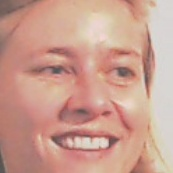
//> input picture SmileRecognitionDemo/SmileRecognitionDemo/smile.jpg, 173 x 173 px
$ ./main   (built with g++ and OpenCV 4)
//> lines starting //> are read from the running program, lines starting //| are printed output that depends on the picture
### SmileRecognitionDemo/SmileRecognitionDemo/SmileRecognizer.h
/**
* Created by Yu-Ci Huang <j810326@gmail.com> on 2016/2/21.
* Copyright(c) 2015 imLab. All rights reserved.
*
*/

#include "opencv2/core.hpp"
#include "opencv2/objdetect.hpp"
#include "svm.h"

class SmileRecognizer {
public:
	/**
	* Constructor that initialize featureDescriptor and recognitionModel.
	*
	*/
	SmileRecognizer();

	~SmileRecognizer();

	/**
	* Return recognition value of the smile expression of the input face image.
	* To ensure the result is correct, the faceImage must be cropped that it only contain a face.
	* The return value is depended on the model.
	* For classification model, it return 1.0 for smile and -1.0 for nonsmile.
	* For regression model, it return the confidence value in [0, 1], 1 is the strongest.
	*
	* @param faceImage	a OpenCV Mat object for the face image.
	* @return recognition value.
	*
	*/
	double Recognize(const cv::Mat faceImage);

private:
	// SmileRecognizer constants

	// Recognition image size
	const int IMAGE_WIDTH = 100;
	const int IMAGE_HEIGHT = 100;

	const int FEATURE_DIMENSION = 5184;

	// HOG parameter
	const int HOG_WINDOW_WIDTH = 30;
	const int HOG_WINDOW_HEIGHT = 30;
	const int HOG_BLOCK_WIDTH = 30;
	const int HOG_BLOCK_HEIGHT = 30;
	const int HOG_BLOCKSTRIDE_WIDTH = 9;
	const int HOG_BLOCKSTRIDE_HEIGHT = 9;
	const int HOG_CELL_WIDTH = 10;
	const int HOG_CELL_HEIGHT = 10;
	const int HOG_NUMBER_OF_BINS = 9;

	// LIBSVM model file
	const char *MODEL_FILENAME = "linear.model";

	// SmileRecognizer private member
	cv::HOGDescriptor *featureDescriptor;
	struct svm_model *recognitionModel;
};

### SmileRecognitionDemo/SmileRecognitionDemo/svm.cpp
#include <math.h>
#include <stdio.h>
#include <stdlib.h>
#include <ctype.h>
#include <float.h>
#include <string.h>
#include <stdarg.h>
#include <limits.h>
#include <locale.h>
#include "svm.h"
int libsvm_version = LIBSVM_VERSION;
typedef float Qfloat;
typedef signed char schar;
#ifndef min
template <class T> static inline T min(T x,T y) { return (x<y)?x:y; }
#endif
#ifndef max
template <class T> static inline T max(T x,T y) { return (x>y)?x:y; }
#endif
template <class T> static inline void swap(T& x, T& y) { T t=x; x=y; y=t; }
// [16 lines left out: functions clone, powi, not called in this run]
#define INF HUGE_VAL
#define TAU 1e-12
#define Malloc(type,n) (type *)malloc((n)*sizeof(type))
#define strdup _strdup

// [5 lines left out: function print_string_stdout, not called in this run]
static void (*svm_print_string) (const char *) = &print_string_stdout;
#if 1
// [9 lines left out: function info, not called in this run]
#else
static void info(const char *fmt,...) {}
#endif

//
// Kernel Cache
//
// l is the number of total data items
// size is the cache size limit in bytes
//
class Cache
{
public:
	Cache(int l,long int size);
	~Cache();

	// request data [0,len)
	// return some position p where [p,len) need to be filled
	// (p >= len if nothing needs to be filled)
	int get_data(const int index, Qfloat **data, int len);
	void swap_index(int i, int j);
private:
	int l;
	long int size;
	struct head_t
	{
		head_t *prev, *next;	// a circular list
		Qfloat *data;
		int len;		// data[0,len) is cached in this entry
	};

	head_t *head;
	head_t lru_head;
	void lru_delete(head_t *h);
	void lru_insert(head_t *h);
};

// [8 lines left out: function Cache, not called in this run]

Cache::~Cache()
{
	for(head_t *h = lru_head.next; h != &lru_head; h=h->next)
		free(h->data);
	free(head);
}

// [76 lines left out: functions lru_delete, lru_insert, get_data, swap_index, not called in this run]

//
// Kernel evaluation
//
// the static method k_function is for doing single kernel evaluation
// the constructor of Kernel prepares to calculate the l*l kernel matrix
// the member function get_Q is for getting one column from the Q Matrix
//
class QMatrix {
public:
	virtual Qfloat *get_Q(int column, int len) const = 0;
	virtual double *get_QD() const = 0;
	virtual void swap_index(int i, int j) const = 0;
	virtual ~QMatrix() {}
};

class Kernel: public QMatrix {
public:
	Kernel(int l, svm_node * const * x, const svm_parameter& param);
	virtual ~Kernel();

	static double k_function(const svm_node *x, const svm_node *y,
				 const svm_parameter& param);
	virtual Qfloat *get_Q(int column, int len) const = 0;
	virtual double *get_QD() const = 0;
	// [5 lines left out: function swap_index, not called in this run]
protected:

	double (Kernel::*kernel_function)(int i, int j) const;

private:
	const svm_node **x;
	double *x_square;

	// svm_parameter
	const int kernel_type;
	const int degree;
	const double gamma;
	const double coef0;

	static double dot(const svm_node *px, const svm_node *py);
	// [20 lines left out: functions kernel_linear, kernel_poly, kernel_rbf, kernel_sigmoid, kernel_precomputed, not called in this run]
};

// [34 lines left out: function Kernel, not called in this run]

Kernel::~Kernel()
{
	delete[] x;
	delete[] x_square;
}

// [80 lines left out: functions dot, k_function, not called in this run]

// An SMO algorithm in Fan et al., JMLR 6(2005), p. 1889--1918
// Solves:
//
//	min 0.5(\alpha^T Q \alpha) + p^T \alpha
//
//		y^T \alpha = \delta
//		y_i = +1 or -1
//		0 <= alpha_i <= Cp for y_i = 1
//		0 <= alpha_i <= Cn for y_i = -1
//
// Given:
//
//	Q, p, y, Cp, Cn, and an initial feasible point \alpha
//	l is the size of vectors and matrices
//	eps is the stopping tolerance
//
// solution will be put in \alpha, objective value will be put in obj
//
class Solver {
public:
	Solver() {};
	virtual ~Solver() {};

	struct SolutionInfo {
		double obj;
		double rho;
		double upper_bound_p;
		double upper_bound_n;
		double r;	// for Solver_NU
	};

	void Solve(int l, const QMatrix& Q, const double *p_, const schar *y_,
		   double *alpha_, double Cp, double Cn, double eps,
		   SolutionInfo* si, int shrinking);
protected:
	int active_size;
	schar *y;
	double *G;		// gradient of objective function
	enum { LOWER_BOUND, UPPER_BOUND, FREE };
	char *alpha_status;	// LOWER_BOUND, UPPER_BOUND, FREE
	double *alpha;
	const QMatrix *Q;
	const double *QD;
	double eps;
	double Cp,Cn;
	double *p;
	int *active_set;
	double *G_bar;		// gradient, if we treat free variables as 0
	int l;
	bool unshrink;	// XXX

	// [12 lines left out: functions get_C, update_alpha_status, not called in this run]
	bool is_upper_bound(int i) { return alpha_status[i] == UPPER_BOUND; }
	bool is_lower_bound(int i) { return alpha_status[i] == LOWER_BOUND; }
	bool is_free(int i) { return alpha_status[i] == FREE; }
	void swap_index(int i, int j);
	void reconstruct_gradient();
	virtual int select_working_set(int &i, int &j);
	virtual double calculate_rho();
	virtual void do_shrinking();
private:
	bool be_shrunk(int i, double Gmax1, double Gmax2);
};

// [553 lines left out: functions swap_index, reconstruct_gradient, Solve, select_working_set, be_shrunk, do_shrinking and 1 more, not called in this run]

//
// Solver for nu-svm classification and regression
//
// additional constraint: e^T \alpha = constant
//
class Solver_NU: public Solver
{
public:
	Solver_NU() {}
	// [7 lines left out: function Solve, not called in this run]
private:
	SolutionInfo *si;
	int select_working_set(int &i, int &j);
	double calculate_rho();
	bool be_shrunk(int i, double Gmax1, double Gmax2, double Gmax3, double Gmax4);
	void do_shrinking();
};

// return 1 if already optimal, return 0 otherwise
// [233 lines left out: functions select_working_set, be_shrunk, do_shrinking, calculate_rho, not called in this run]

//
// Q matrices for various formulations
//
class SVC_Q: public Kernel
{
public:
	// [34 lines left out: functions SVC_Q, get_Q, get_QD, swap_index, not called in this run]

	~SVC_Q()
	{
		delete[] y;
		delete cache;
		delete[] QD;
	}
private:
	schar *y;
	Cache *cache;
	double *QD;
};

class ONE_CLASS_Q: public Kernel
{
public:
	// [32 lines left out: functions ONE_CLASS_Q, get_Q, get_QD, swap_index, not called in this run]

	~ONE_CLASS_Q()
	{
		delete cache;
		delete[] QD;
	}
private:
	Cache *cache;
	double *QD;
};

class SVR_Q: public Kernel
{
public:
	// [52 lines left out: functions SVR_Q, swap_index, get_Q, get_QD, not called in this run]

	~SVR_Q()
	{
		delete cache;
		delete[] sign;
		delete[] index;
		delete[] buffer[0];
		delete[] buffer[1];
		delete[] QD;
	}
private:
	int l;
	Cache *cache;
	schar *sign;
	int *index;
	mutable int next_buffer;
	Qfloat *buffer[2];
	double *QD;
};

//
// construct and solve various formulations
//
// [197 lines left out: functions solve_c_svc, solve_nu_svc, solve_one_class, solve_epsilon_svr, solve_nu_svr, not called in this run]

//
// decision_function
//
struct decision_function
{
	double *alpha;
	double rho;
};

// [929 lines left out: functions svm_train_one, sigmoid_train, sigmoid_predict, multiclass_probability, svm_binary_svc_probability, svm_svr_probability and 10 more, not called in this run]

double svm_predict(const svm_model *model, const svm_node *x)
{
	int nr_class = model->nr_class;
	double *dec_values;
	if(model->param.svm_type == ONE_CLASS ||
	   model->param.svm_type == EPSILON_SVR ||
	   model->param.svm_type == NU_SVR)
		dec_values = Malloc(double, 1);
	else
		dec_values = Malloc(double, nr_class*(nr_class-1)/2);
	double pred_result = svm_predict_values(model, x, dec_values);
	free(dec_values);
	return pred_result;
}

// [38 lines left out: function svm_predict_probability, not called in this run]

static const char *svm_type_table[] =
{
	"c_svc","nu_svc","one_class","epsilon_svr","nu_svr",NULL
};

static const char *kernel_type_table[]=
{
	"linear","polynomial","rbf","sigmoid","precomputed",NULL
};

// [96 lines left out: function svm_save_model, not called in this run]

static char *line = NULL;
static int max_line_len;

// [17 lines left out: function readline, not called in this run]

//
// FSCANF helps to handle fscanf failures.
// Its do-while block avoids the ambiguity when
// if (...)
//    FSCANF();
// is used
//
#define FSCANF(_stream, _format, _var) do{ if (fscanf(_stream, _format, _var) != 1) return false; }while(0)
// [108 lines left out: function read_model_header, not called in this run]

svm_model *svm_load_model(const char *model_file_name)
{
	FILE *fp = fopen(model_file_name,"rb");
	if(fp==NULL) return NULL;

	char *old_locale = setlocale(LC_ALL, NULL);
	if (old_locale) {
		old_locale = strdup(old_locale);
	}
	setlocale(LC_ALL, "C");

	// read parameters

	svm_model *model = Malloc(svm_model,1);
	model->rho = NULL;
	model->probA = NULL;
	model->probB = NULL;
	model->sv_indices = NULL;
	model->label = NULL;
	model->nSV = NULL;

	// read header
	if (!read_model_header(fp, model))
	{
		fprintf(stderr, "ERROR: fscanf failed to read model\n");
		setlocale(LC_ALL, old_locale);
		free(old_locale);
		free(model->rho);
		free(model->label);
		free(model->nSV);
		free(model);
		return NULL;
	}

	// read sv_coef and SV

	int elements = 0;
	long pos = ftell(fp);

	max_line_len = 1024;
	line = Malloc(char,max_line_len);
	char *p,*endptr,*idx,*val;

	while(readline(fp)!=NULL)
	{
		p = strtok(line,":");
		while(1)
		{
			p = strtok(NULL,":");
			if(p == NULL)
				break;
			++elements;
		}
	}
	elements += model->l;

	fseek(fp,pos,SEEK_SET);

	int m = model->nr_class - 1;
	int l = model->l;
	model->sv_coef = Malloc(double *,m);
	int i;
	for(i=0;i<m;i++)
		model->sv_coef[i] = Malloc(double,l);
	model->SV = Malloc(svm_node*,l);
	svm_node *x_space = NULL;
	if(l>0) x_space = Malloc(svm_node,elements);

	int j=0;
	for(i=0;i<l;i++)
	{
		readline(fp);
		model->SV[i] = &x_space[j];

		p = strtok(line, " \t");
		model->sv_coef[0][i] = strtod(p,&endptr);
		for(int k=1;k<m;k++)
		{
			p = strtok(NULL, " \t");
			model->sv_coef[k][i] = strtod(p,&endptr);
		}

		while(1)
		{
			idx = strtok(NULL, ":");
			val = strtok(NULL, " \t");

			if(val == NULL)
				break;
			x_space[j].index = (int) strtol(idx,&endptr,10);
			x_space[j].value = strtod(val,&endptr);

			++j;
		}
		x_space[j++].index = -1;
	}
	free(line);

	setlocale(LC_ALL, old_locale);
	free(old_locale);

	if (ferror(fp) != 0 || fclose(fp) != 0)
		return NULL;

	model->free_sv = 1;	// XXX
	return model;
}

// [187 lines left out: functions svm_free_model_content, svm_free_and_destroy_model, svm_destroy_param, svm_check_parameter, svm_check_probability_model, svm_set_print_string_function, not called in this run]

### SmileRecognitionDemo/SmileRecognitionDemo/SmileRecognizer.cpp
/**
* Created by Yu-Ci Huang <j810326@gmail.com> on 2016/2/21.
* Copyright(c) 2015 imLab. All rights reserved.
*
*/

#include "SmileRecognizer.h"

#include <iostream>
#include <vector>
#include "opencv2/imgproc.hpp"

SmileRecognizer::SmileRecognizer()
{
	// initialize HOG feature descirptor
	featureDescriptor = new cv::HOGDescriptor(cv::Size(HOG_WINDOW_WIDTH, HOG_WINDOW_HEIGHT),
												cv::Size(HOG_BLOCK_WIDTH, HOG_BLOCK_HEIGHT),
												cv::Size(HOG_BLOCKSTRIDE_WIDTH, HOG_BLOCKSTRIDE_HEIGHT),
												cv::Size(HOG_CELL_WIDTH, HOG_CELL_HEIGHT), HOG_NUMBER_OF_BINS);

	// initialize SVM recognition model
	recognitionModel = svm_load_model(MODEL_FILENAME);

	if (!recognitionModel)
		std::cerr << "Cannot Read Model File";
}

SmileRecognizer::~SmileRecognizer()
{
	delete featureDescriptor;
	delete recognitionModel;
}

double SmileRecognizer::Recognize(const cv::Mat faceImage) {
	// if image is empty return false
	if (faceImage.empty()) {
		return -1;
	}

	// preprocess input image
	cv::Mat recognitionImage;
	cv::cvtColor(faceImage, recognitionImage, CV_BGR2GRAY);
	cv::resize(recognitionImage, recognitionImage, cv::Size(IMAGE_WIDTH, IMAGE_HEIGHT));

	// extract features
	std::vector<float> descriptorValue;
	featureDescriptor->compute(recognitionImage, descriptorValue);

	// copy the descriptor value to LIBSVM structure
	struct svm_node *svmNode = new svm_node[FEATURE_DIMENSION];
	for (int i = 0; i < FEATURE_DIMENSION; ++i) {
		svmNode[i].value = descriptorValue[i];
		svmNode[i].index = i;
	}

	// do recognition
	double reconitionValue = svm_predict(recognitionModel, svmNode);

	// release memory
	recognitionImage.release();
	descriptorValue.clear();
	delete svmNode;

	return reconitionValue;
}

### SmileRecognitionDemo/SmileRecognitionDemo/main.cpp
/**
* Created by Yu-Ci Huang <j810326@gmail.com> on 2016/2/21.
* Copyright(c) 2015 imLab. All rights reserved.
*
*/

#include "SmileRecognizer.h"
#include <iostream>
#include "opencv2/highgui.hpp"
#include "opencv2/core.hpp"

int main() {
	// read test images
	cv::Mat testImage[2];
	testImage[0] = cv::imread("smile.jpg");
//> testImage[0] is the input picture: 173 rows x 173 cols, CV_8UC3; mean B, G, R 143.8, 158.2, 202.6
	testImage[1] = cv::imread("nonsmile.jpg");
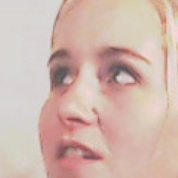
//> input picture SmileRecognitionDemo/SmileRecognitionDemo/nonsmile.jpg, 178 x 178 px
//> testImage[1] is the input picture: 178 rows x 178 cols, CV_8UC3; mean B, G, R 173.9, 183.6, 208.9

	// print out result
	SmileRecognizer smileRecognizer;
	std::cout << smileRecognizer.Recognize(testImage[0]) << std::endl;
//> in Recognize, `cv::cvtColor(faceImage, recognitionImage, CV_BGR2GRAY);`:
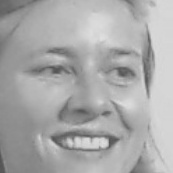
//> recognitionImage: 173 rows x 173 cols, CV_8UC1; min 82, max 224, mean 169.8
//> in Recognize, `featureDescriptor->compute(recognitionImage, descriptorValue);`: descriptorValue = 5184 values, max 0.383 at index 3186, min 0 at index 3216, mean 0.0801
//> (the run ends here: the program crashes, at `int nr_class = model->nr_class;`)
